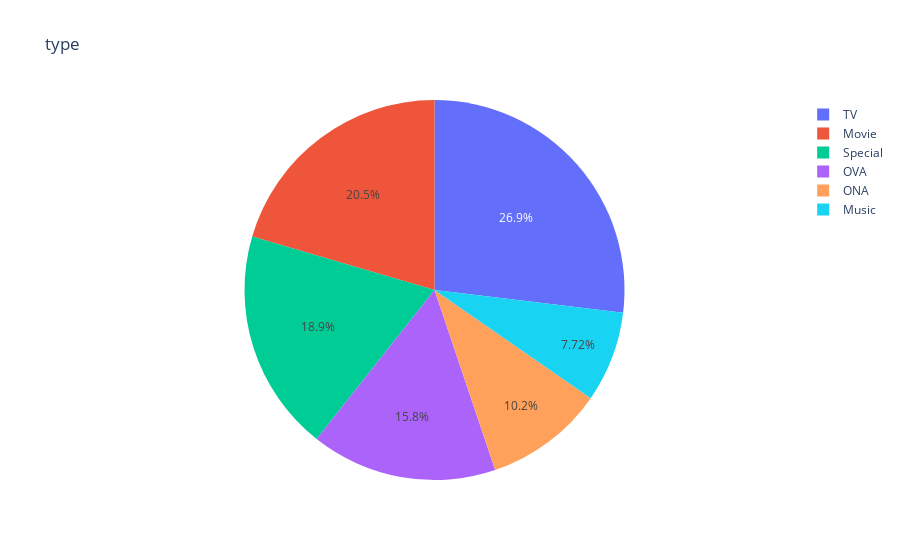
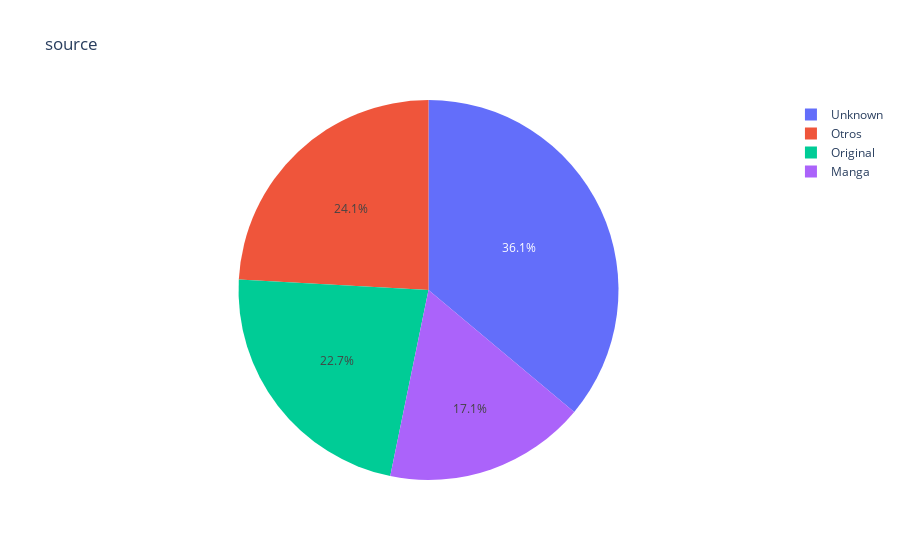
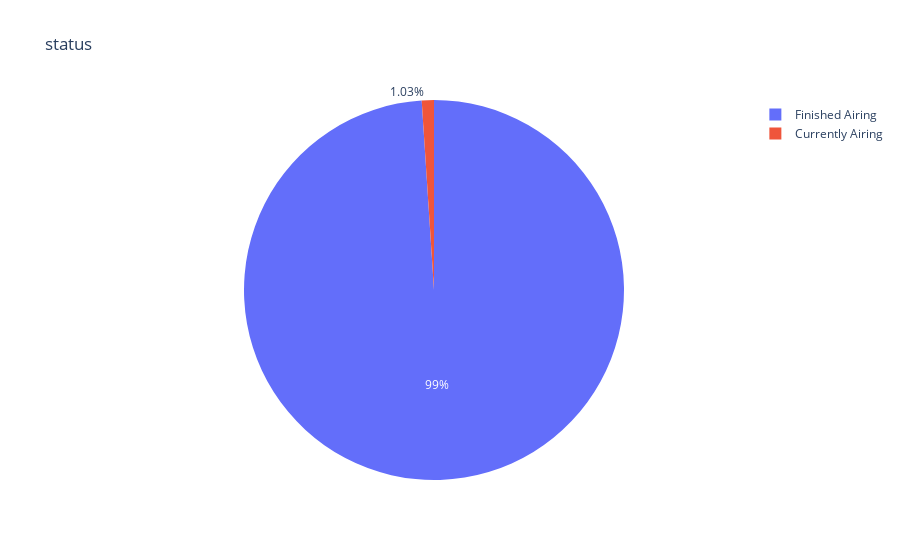
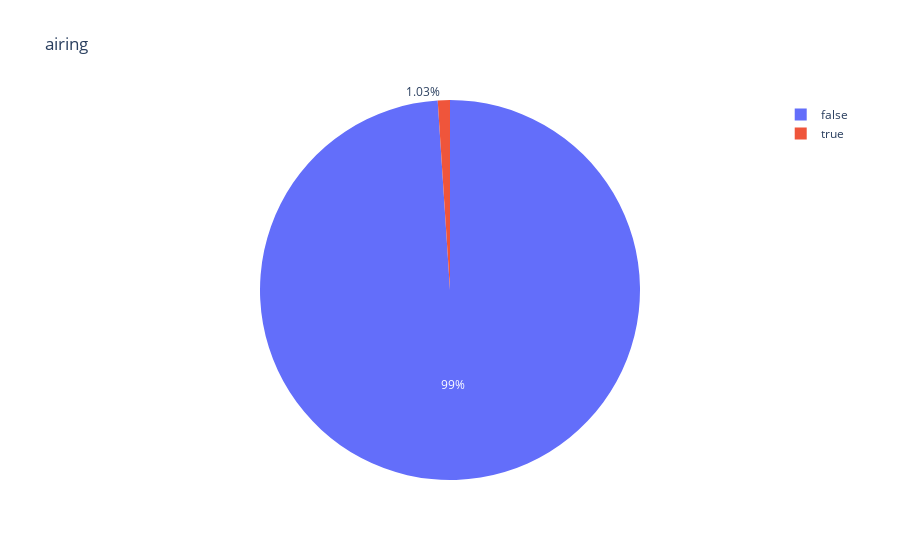

The cell these charts' notebook holds for them, in order:
### Code cell
for col in cat_vars:
    display(px.pie(others(df, col), names=col, values='anime_id', title=col))

### Figure 1 — Plotly figure (JSON) as saved in the notebook; plotly's stock layout.template omitted (floating-point values rounded to 4 significant figures; data arrays with more than 128 entries replaced by an {"elided": "..."} marker saying what was removed)
{"data": [{"domain": {"x": [0, 1], "y": [0, 1]}, "hovertemplate": "type=%{label}<br>anime_id=%{value}<extra></extra>", "labels": {"elided": "9927 str values"}, "legendgroup": "", "name": "", "showlegend": true, "type": "pie", "values": {"elided": "9927 int values"}}], "layout": {"legend": {"tracegroupgap": 0}, "title": {"text": "type"}}}

### Figure 2 — Plotly figure (JSON) as saved in the notebook; plotly's stock layout.template omitted (floating-point values rounded to 4 significant figures; data arrays with more than 128 entries replaced by an {"elided": "..."} marker saying what was removed)
{"data": [{"domain": {"x": [0, 1], "y": [0, 1]}, "hovertemplate": "source=%{label}<br>anime_id=%{value}<extra></extra>", "labels": {"elided": "9927 str values"}, "legendgroup": "", "name": "", "showlegend": true, "type": "pie", "values": {"elided": "9927 int values"}}], "layout": {"legend": {"tracegroupgap": 0}, "title": {"text": "source"}}}

### Figure 3 — Plotly figure (JSON) as saved in the notebook; plotly's stock layout.template omitted (floating-point values rounded to 4 significant figures; data arrays with more than 128 entries replaced by an {"elided": "..."} marker saying what was removed)
{"data": [{"domain": {"x": [0, 1], "y": [0, 1]}, "hovertemplate": "status=%{label}<br>anime_id=%{value}<extra></extra>", "labels": {"elided": "9927 str values"}, "legendgroup": "", "name": "", "showlegend": true, "type": "pie", "values": {"elided": "9927 int values"}}], "layout": {"legend": {"tracegroupgap": 0}, "title": {"text": "status"}}}

### Figure 4 — Plotly figure (JSON) as saved in the notebook; plotly's stock layout.template omitted (floating-point values rounded to 4 significant figures; data arrays with more than 128 entries replaced by an {"elided": "..."} marker saying what was removed)
{"data": [{"domain": {"x": [0, 1], "y": [0, 1]}, "hovertemplate": "airing=%{label}<br>anime_id=%{value}<extra></extra>", "labels": {"elided": "9927 bool values"}, "legendgroup": "", "name": "", "showlegend": true, "type": "pie", "values": {"elided": "9927 int values"}}], "layout": {"legend": {"tracegroupgap": 0}, "title": {"text": "airing"}}}
